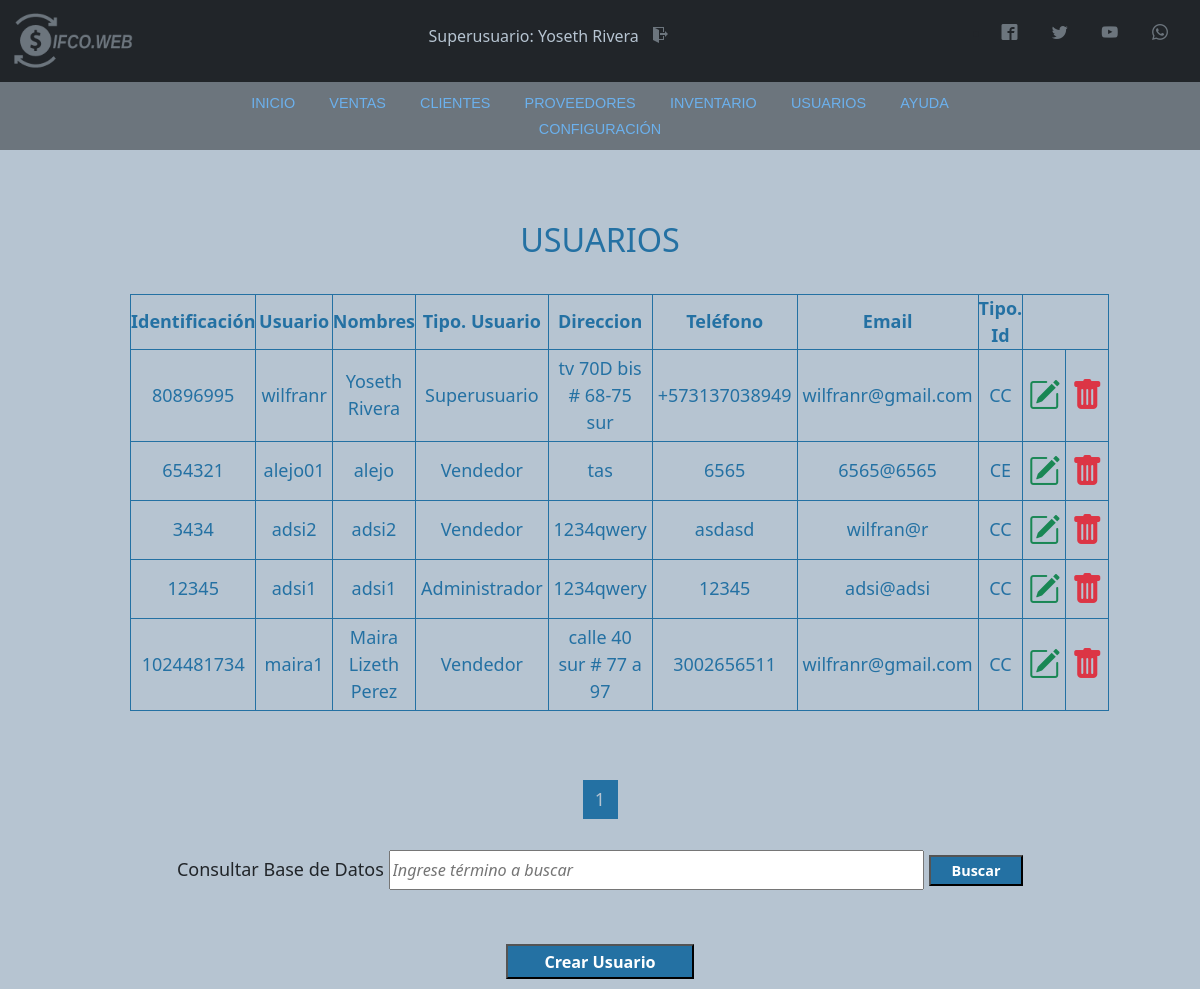
Before: /Vista/html/search.php (signed in) with the older database file.
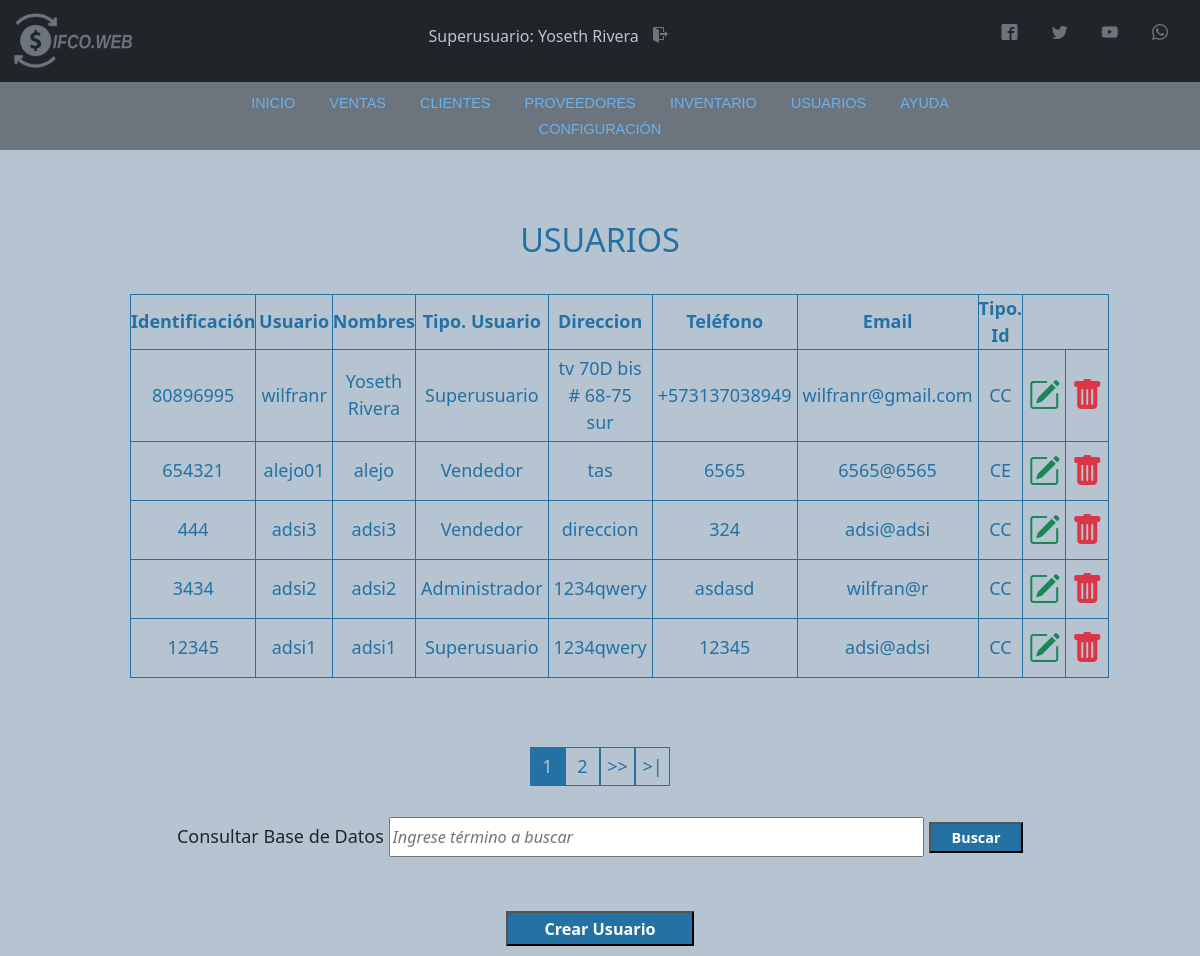
After: the same page with the newer database file.
### tables this page shows
CREATE TABLE `usuario` (
  `codUsuario` int(11) NOT NULL,
  `id` varchar(20) DEFAULT NULL,
  `tipoId` varchar(11) DEFAULT NULL,
  `nombre` varchar(50) DEFAULT NULL,
  `direccion` text NOT NULL,
  `telefono` varchar(20) NOT NULL,
  `correo` varchar(100) DEFAULT NULL,
  `usuario` varchar(15) DEFAULT NULL,
  `clave` varchar(100) DEFAULT NULL,
  `rol` varchar(20) DEFAULT NULL
);

### Vista/html/search.php (the view, shortened to what the changed rows need)
<?php
include '../../includes/conexion.php';
include '../../includes/header.php';
include '../../includes/nav.php';
include '../../includes/script.php';
?>
<!DOCTYPE html>
<html lang="es">
<head>
</head>
<body>
    <?php
    $search = strtolower($_REQUEST['search']);
    ?>
    <div class="container-tabla-usuarios">
        <h1>USUARIOS</h1><br>
        <table class="tabla-usuarios">
            <th>Identificación</th>
            <th>Usuario</th>
            <th>Nombres</th>
            <th>Tipo. Usuario</th>
            <th>Direccion</th>
            <th>Teléfono</th>
            <th>Email</th>
            <th>Tipo. Id</th>
            <?php
            $por_pagina = 5;
            if (empty($_GET['pagina'])) {
                $pagina = 1;
            } else {
                $pagina = $_GET['pagina'];
            }
            $sql_register = mysqli_query($conexion, "SELECT COUNT(*) as total_registro FROM usuario WHERE id LIKE '%$search%' OR nombre LIKE '%$search%' OR usuario LIKE '%$search%' OR rol LIKE '%$search%' OR tipoId LIKE '%$search%' OR direccion LIKE '%$search%' OR telefono LIKE '%$search%' OR correo LIKE '%$search%' ");
            $result_register = mysqli_fetch_array($sql_register);
            $total_registro = $result_register['total_registro'];
            $desde = ($pagina - 1) * $por_pagina;
            $total_paginas = ceil($total_registro / $por_pagina);
            if ($_SESSION['rol'] == 'Superusuario') {
                $sentence = "SELECT * FROM usuario WHERE id LIKE '%$search%' OR nombre LIKE '%$search%' OR usuario LIKE '%$search%' OR rol LIKE '%$search%' OR tipoId LIKE '%$search%' OR direccion LIKE '%$search%' OR telefono LIKE '%$search%' OR correo LIKE '%$search%' ORDER BY id DESC LIMIT $desde, $por_pagina";
            }
            $result = $conexion->query($sentence) or die("Error al consultar: " . mysqli_error($conexion));
            while ($rows = $result->fetch_array()) {
            ?>
                <tr>
                    <td><?php echo $rows['id'] ?></td>
                    <td><?php echo $rows['usuario'] ?></td>
                    <td><?php echo $rows['nombre'] ?></td>
                    <td><?php echo $rows['rol'] ?></td>
                    <td><?php echo $rows['direccion'] ?></td>
                    <td><?php echo $rows['telefono'] ?></td>
                    <td><?php echo $rows['correo'] ?></td>
                    <td><?php echo $rows['tipoId'] ?></td>
                    <td><a href="modify_user.php?usr=<?php echo $rows['id'] ?>"><i class="bi bi-pencil-square" style="font-size: 2rem; color: #198754;"></i></a></td>
                    <td><a href="#" onclick="DeleteUser()"><i class="bi bi-trash-fill" style="font-size: 2rem; color: #dc3545;"></i></a>
                </tr>
            <?php
            }
            ?>
        </table><br><br>
        <div class="paginador">
            <ul>
                <?php
                for ($i = 1; $i <= $total_paginas; $i++) {
                    if ($i == $pagina) {
                        echo '<li class="pageSelected" >' . $i . '</li>';
                    } else {
                        echo '<li><a href="?pagina=' . $i . '&search=' . $search . '">' . $i . '</a></li>';
                    }
                }
                if ($pagina != $total_paginas) {
                ?>
                    <li><a href="?pagina=<?php echo $pagina + 1; ?>&search=<?php echo $search; ?>">>></a></li>
                    <li><a href="?pagina=<?php echo $total_paginas ?>&search=<?php echo $search; ?>">>|</a></li>
                <?php } ?>
            </ul>
        </div>
    </div>
</body>
</html>

### includes/header.php (shortened to what the changed rows need)
<?php
include 'conexion.php';
$id = $_SESSION['id'];
$sentence = "SELECT nombre, rol, codUsuario FROM usuario WHERE id = '" . $id . "' ";
$result = $conexion->query($sentence);
$row = $result->fetch_assoc();
?>
<!DOCTYPE html>
<html lang="es">
<head>
    <link rel="stylesheet" href="../css/estilos.css">
    <link rel="stylesheet" href="../../font.css">
</head>
<body>
    <nav class="navbar navbar-dark bg-dark">
        <div class="container-fluid">
            <a class="navbar-brand" href="panel_principal.php"><img src="../img/LOGO_gris.png" alt="logo" width="130px"></a>
            <h4 id="user">
                <?php
                echo utf8_decode($row['rol']);
                echo ": ";
                echo utf8_decode($row['nombre']);
                ?>
                <a href="../../Controlador/exit.php" class="icon-salir icon-exit"></a>
            </h4>
            <div class="redes">
                <ul>
                </ul>
            </div>
        </div>
    </nav>
</body>
</html>

Changed rows visible on the page:
no longer on this page (row unchanged): usuario: id "1024481734", usuario "maira1", nombre "Maira Lizeth Perez", rol "Vendedor", direccion "calle 40 sur # 77 a 97", telefono "3002656511", correo "wilfranr@gmail.com", tipoId "CC"
added usuario: id "444", usuario "adsi3", nombre "adsi3", rol "Vendedor", direccion "direccion", telefono "324", correo "adsi@adsi", tipoId "CC"
changed usuario "adsi2": rol "Vendedor" → "Administrador"
changed usuario "adsi1": rol "Administrador" → "Superusuario"
Other visible differences:
new list line: "2"
